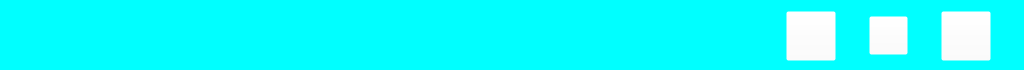
<?xml version="1.0" encoding="UTF-8"?>
<ui version="4.0">
 <class>OptionWidget</class>
 <widget class="QWidget" name="OptionWidget">
  <property name="geometry">
   <rect>
    <x>0</x>
    <y>0</y>
    <width>1024</width>
    <height>70</height>
   </rect>
  </property>
  <property name="windowTitle">
   <string>Form</string>
  </property>
  <property name="styleSheet">
   <string notr="true">background-color: rgba(0, 255, 255,255);</string>
  </property>
  <widget class="QWidget" name="">
   <property name="geometry">
    <rect>
     <x>783</x>
     <y>10</y>
     <width>212</width>
     <height>52</height>
    </rect>
   </property>
   <layout class="QHBoxLayout" name="horizontalLayout">
    <property name="spacing">
     <number>30</number>
    </property>
    <item>
     <widget class="QPushButton" name="addButton">
      <property name="minimumSize">
       <size>
        <width>50</width>
        <height>50</height>
       </size>
      </property>
      <property name="maximumSize">
       <size>
        <width>50</width>
        <height>50</height>
       </size>
      </property>
      <property name="focusPolicy">
       <enum>Qt::NoFocus</enum>
      </property>
      <property name="styleSheet">
       <string notr="true">QPushButton{
background-color:rgb(255,255,255,0);
	border-image:url(:/images/galleryIcons/addNormal.png);
}
QPushButton:pressed{
border-image: url(:/images/galleryIcons/addPress.png);
background-color:rgb(255,255,255,0);
}</string>
      </property>
      <property name="text">
       <string/>
      </property>
     </widget>
    </item>
    <item>
     <widget class="QPushButton" name="clearButton">
      <property name="minimumSize">
       <size>
        <width>39</width>
        <height>39</height>
       </size>
      </property>
      <property name="maximumSize">
       <size>
        <width>39</width>
        <height>39</height>
       </size>
      </property>
      <property name="focusPolicy">
       <enum>Qt::NoFocus</enum>
      </property>
      <property name="styleSheet">
       <string notr="true">QPushButton{
background-color:rgb(255,255,255,0);
border-image: url(:/images/galleryIcons/playlistdelete.png);
}
QPushButton:pressed{
border-image: url(:/images/galleryIcons/playlistdeletePress.png);
background-color:rgb(255,255,255,0);
}</string>
      </property>
      <property name="text">
       <string/>
      </property>
     </widget>
    </item>
    <item>
     <widget class="QPushButton" name="refreshButton">
      <property name="minimumSize">
       <size>
        <width>50</width>
        <height>50</height>
       </size>
      </property>
      <property name="maximumSize">
       <size>
        <width>50</width>
        <height>50</height>
       </size>
      </property>
      <property name="focusPolicy">
       <enum>Qt::NoFocus</enum>
      </property>
      <property name="styleSheet">
       <string notr="true">QPushButton{
background-color:rgb(255,255,255,0);
	border-image: url(:/images/galleryIcons/reloadNormal.png);
}
QPushButton:pressed{
border-image: url(:/images/galleryIcons/reloadPress.png);
background-color:rgb(255,255,255,0);
}</string>
      </property>
      <property name="text">
       <string/>
      </property>
     </widget>
    </item>
   </layout>
  </widget>
 </widget>
 <resources/>
 <connections/>
</ui>
